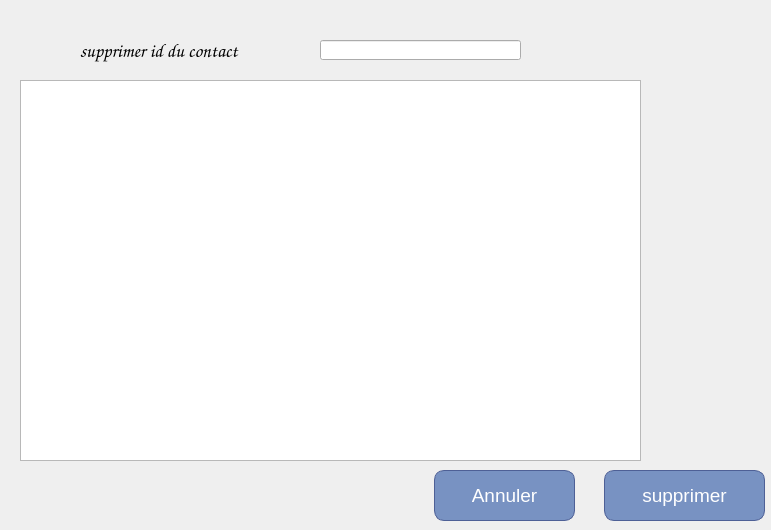
<?xml version="1.0" encoding="UTF-8"?>
<ui version="4.0">
 <class>supprimer1</class>
 <widget class="QDialog" name="supprimer1">
  <property name="geometry">
   <rect>
    <x>0</x>
    <y>0</y>
    <width>771</width>
    <height>530</height>
   </rect>
  </property>
  <property name="windowTitle">
   <string>Dialog</string>
  </property>
  <widget class="QLabel" name="label">
   <property name="geometry">
    <rect>
     <x>80</x>
     <y>30</y>
     <width>281</width>
     <height>41</height>
    </rect>
   </property>
   <property name="font">
    <font>
     <family>Comic Sans MS</family>
     <pointsize>14</pointsize>
    </font>
   </property>
   <property name="text">
    <string>supprimer id du contact</string>
   </property>
  </widget>
  <widget class="QLineEdit" name="lineEdit">
   <property name="geometry">
    <rect>
     <x>320</x>
     <y>40</y>
     <width>201</width>
     <height>20</height>
    </rect>
   </property>
  </widget>
  <widget class="QTableView" name="tableView">
   <property name="geometry">
    <rect>
     <x>20</x>
     <y>80</y>
     <width>621</width>
     <height>381</height>
    </rect>
   </property>
  </widget>
  <widget class="QPushButton" name="pushButton">
   <property name="geometry">
    <rect>
     <x>604</x>
     <y>470</y>
     <width>161</width>
     <height>51</height>
    </rect>
   </property>
   <property name="font">
    <font>
     <family>Arial</family>
     <pointsize>-1</pointsize>
     <underline>false</underline>
     <strikeout>false</strikeout>
    </font>
   </property>
   <property name="styleSheet">
    <string notr="true">	box-shadow: 0px 0px 0px 2px #9fb4f2;
	background:linear-gradient(to bottom, #7892c2 5%, #476e9e 100%);
	background-color:#7892c2;
	border-radius:10px;
	border:1px solid #4e6096;
	display:inline-block;
	cursor:pointer;
	color:#ffffff;
	font-family:Arial;
	font-size:19px;
	padding:12px 37px;
	text-decoration:none;
	text-shadow:0px 1px 0px #283966;</string>
   </property>
   <property name="text">
    <string>supprimer</string>
   </property>
  </widget>
  <widget class="QPushButton" name="pushButton_2">
   <property name="geometry">
    <rect>
     <x>434</x>
     <y>470</y>
     <width>141</width>
     <height>51</height>
    </rect>
   </property>
   <property name="font">
    <font>
     <family>Arial</family>
     <pointsize>-1</pointsize>
     <underline>false</underline>
     <strikeout>false</strikeout>
    </font>
   </property>
   <property name="styleSheet">
    <string notr="true">	box-shadow: 0px 0px 0px 2px #9fb4f2;
	background:linear-gradient(to bottom, #7892c2 5%, #476e9e 100%);
	background-color:#7892c2;
	border-radius:10px;
	border:1px solid #4e6096;
	display:inline-block;
	cursor:pointer;
	color:#ffffff;
	font-family:Arial;
	font-size:19px;
	padding:12px 37px;
	text-decoration:none;
	text-shadow:0px 1px 0px #283966;

</string>
   </property>
   <property name="text">
    <string>Annuler</string>
   </property>
  </widget>
 </widget>
 <resources/>
 <connections>
  <connection>
   <sender>pushButton_2</sender>
   <signal>clicked()</signal>
   <receiver>supprimer1</receiver>
   <slot>reject()</slot>
   <hints>
    <hint type="sourcelabel">
     <x>635</x>
     <y>504</y>
    </hint>
    <hint type="destinationlabel">
     <x>520</x>
     <y>568</y>
    </hint>
   </hints>
  </connection>
 </connections>
</ui>
